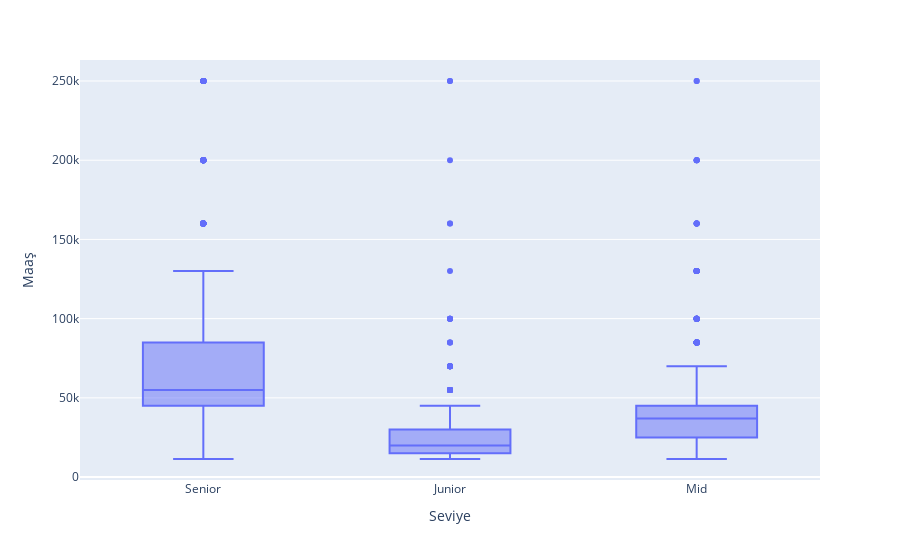

The notebook cell this image was saved under:
### Code cell
# Outlier
fig = px.box(x, x='Seviye', y="Maaş")
fig.show()

### Figure 1 — Plotly figure (JSON) as saved in the notebook; plotly's stock layout.template omitted (floating-point values rounded to 4 significant figures; data arrays with more than 128 entries replaced by an {"elided": "..."} marker saying what was removed)
{"data": [{"alignmentgroup": "True", "hovertemplate": "Seviye=%{x}<br>Maaş=%{y}<extra></extra>", "legendgroup": "", "marker": {"color": "#636efa"}, "name": "", "notched": false, "offsetgroup": "", "orientation": "v", "showlegend": false, "type": "box", "x": {"elided": "2465 str values"}, "x0": " ", "xaxis": "x", "y": {"elided": "2465 int values"}, "y0": " ", "yaxis": "y"}], "layout": {"boxmode": "group", "legend": {"tracegroupgap": 0}, "margin": {"t": 60}, "xaxis": {"anchor": "y", "domain": [0, 1], "title": {"text": "Seviye"}}, "yaxis": {"anchor": "x", "domain": [0, 1], "title": {"text": "Maaş"}}}}
